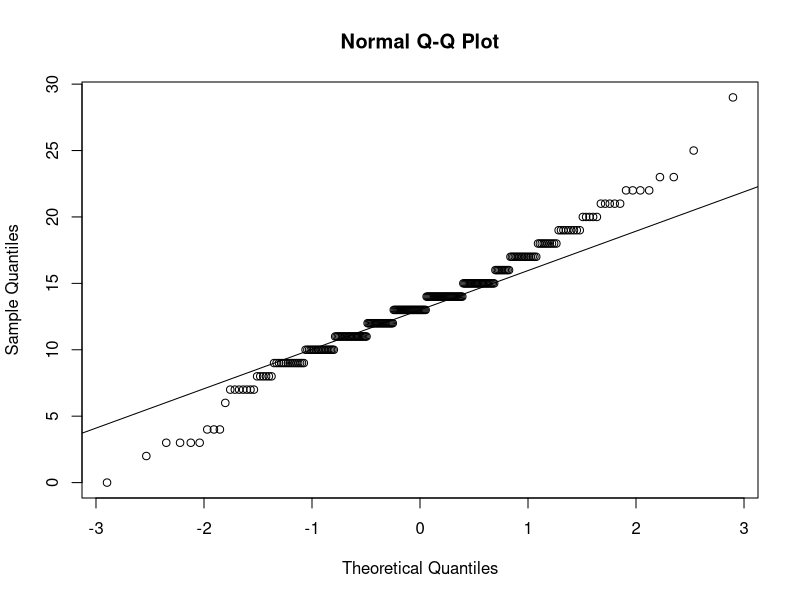
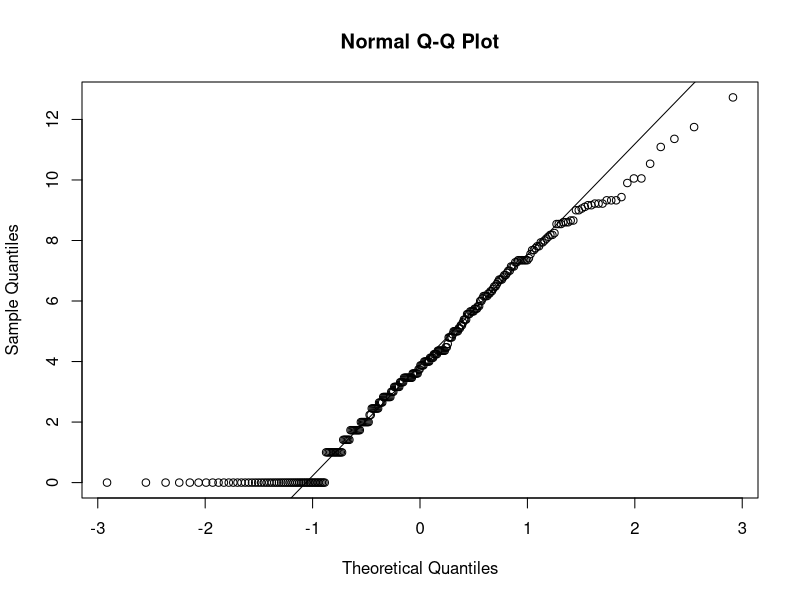
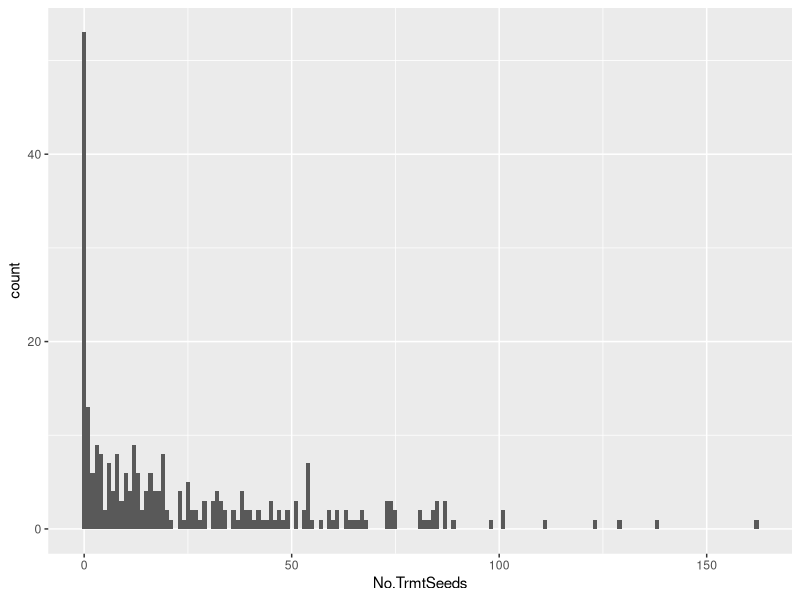
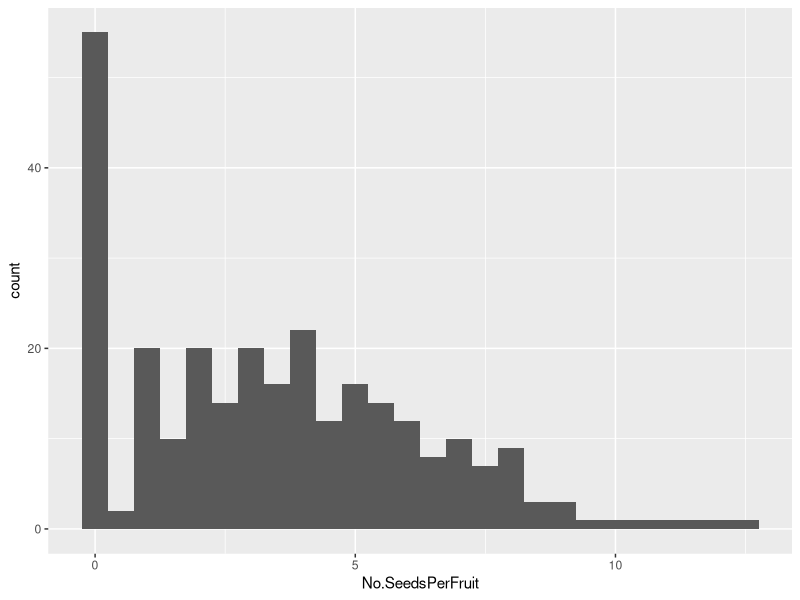

These figures' R source, in order: (Note: this script raises an error after producing the figures.)
## Analysis of skypilot seedset/plant and seedset/fruit using era as a predictor variable ##
## January 21, 2020 ##

#Importing data
MergedData <- read.csv("Skypilot Selection/Data/MergedData_Seedset.csv")

#Setting up libraries
library(plyr)
library(nlme)
library(car)
library(emmeans)
library(ggplot2)

qqnorm(MergedData$Total.Flowers)
qqline(MergedData$Total.Flowers)

qqnorm(sqrt(MergedData$No.TrmtSeeds))
qqline(sqrt(MergedData$No.TrmtSeeds))

ggplot(MergedData, aes(No.TrmtSeeds)) +
  geom_histogram(binwidth = 1, position = "dodge")

ggplot(MergedData, aes(No.SeedsPerFruit)) +
  geom_histogram(binwidth = 0.5, position = "dodge")

ggplot(MergedData, aes(No.SeedsPerFlower)) +
  geom_histogram(binwidth = 0.5, position = "dodge")
